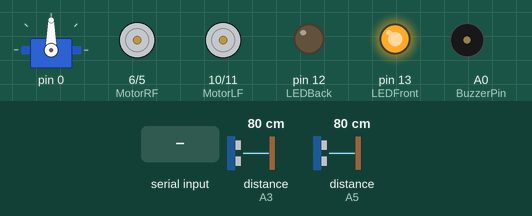
The sketch below on a simulated Arduino Uno, built with avr-gcc and run on an emulated ATmega328P. Parts: servo, motor-driver pin pairs drawn as motors (green arrow = first pin HIGH = forward, orange = second pin HIGH = backward, longer = more drive), output pins drawn as LEDs (lit = HIGH), buzzer (waves = sounding). Wiring (inferred from the names in the program): 2 × ultrasonic range finder: trigger A2, echo A3 / trigger A4, echo A5. Inputs (shaded band) come from the test bench; at power-on: distance to the obstacle (sensors on A3, A5) 80 cm. The echo pulse lasts 58.3 µs per cm; pins used as bus, display or sensor lines are not drawn.

Above: at 1.2 s.
1.3 s: distance to the obstacle (sensor on A3) set to 12 cm
2.8 s: distance to the obstacle (sensor on A3) set to 9 cm
4.3 s: "F" received over Serial
At 5.4 s:
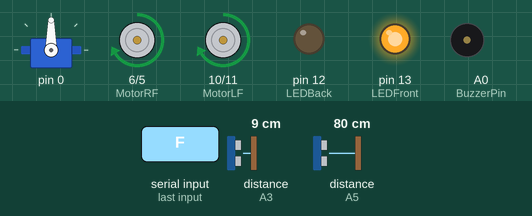
5.8 s: "B" received over Serial
At 6.6 s:
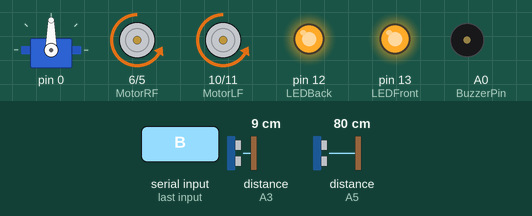
7.3 s: "R" received over Serial
At 7.8 s:
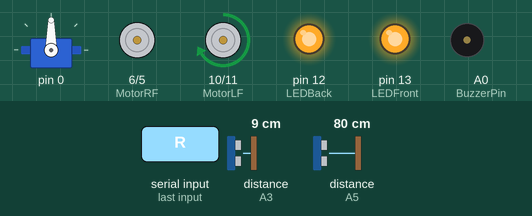
8.8 s: "L" received over Serial
At 10.2 s:
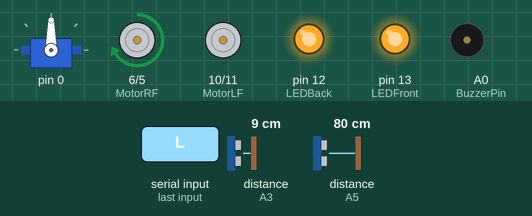
Timing chart, 0 to 11.3 s (numbered marks = the images above; inputs shaded):
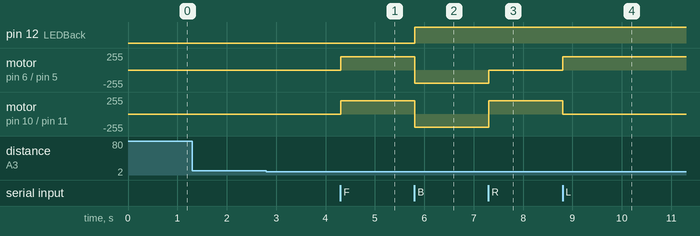

Measured:
- after the input at 1.3 s, every drawn part: stays the same
- after the input at 4.3 s, motor on pin 6 (MotorRF) / pin 5 (MotorRB), motor on pin 10 (MotorLF) / pin 11 (MotorLB): stopped → forward 200/255 at once
- after the input at 5.8 s, pin 12 (LEDBack): LOW → HIGH at once; motor on pin 6 (MotorRF) / pin 5 (MotorRB), motor on pin 10 (MotorLF) / pin 11 (MotorLB): forward 200/255 → backward 200/255 at once
- after the input at 7.3 s, motor on pin 6 (MotorRF) / pin 5 (MotorRB): backward 200/255 → stopped at once; motor on pin 10 (MotorLF) / pin 11 (MotorLB): backward 200/255 → forward 200/255 at once
- after the input at 8.8 s, motor on pin 6 (MotorRF) / pin 5 (MotorRB): stopped → forward 200/255 at once; motor on pin 10 (MotorLF) / pin 11 (MotorLB): forward 200/255 → stopped at once

The sketch:

RC_Car_Code.ino
```cpp
#include "Car.h"
#include "ServoRadar.h"
#include "Sensor.h"
#include "Engine_4Motors.h"
#include <Arduino.h>


const short SensorTriggerDistance=10; //cm
//===Front Sensor
const int TriggerPinFront = A4;
const int EchoPinFront = A5;
const short ServoPinFront =A1;
Sensor* FrontSensor = new Sensor (TriggerPinFront,EchoPinFront, SensorTriggerDistance);
ServoRadar FrontRadar(ServoPinFront,FrontSensor);

//===Back Sensor
const short TriggerPinBack = A2;
const short EchoPinBack =A3;
Sensor* BackSensor = new Sensor(TriggerPinBack, EchoPinBack, SensorTriggerDistance);


//===Car
short MotorRF = 6;  // Right-Forward
short MotorRB =  5;  //Right -Bacward
short MotorLF = 10; // Left-Forward
short MotorLB = 11; // Left-Backward //good
short LEDFront = 13;
short LEDBack= 12;
IEngine* CarEngine = new Engine_4Motors(MotorRF,MotorRB,MotorLF,MotorLB);
Car RCCar(CarEngine,LEDFront,LEDBack);

const int BuzzerPin = A0;


void setup()
{
  Serial.begin(9600);
  pinMode(BuzzerPin,OUTPUT);

  pinMode(LEDFront,OUTPUT);
  pinMode(LEDBack,OUTPUT);

  digitalWrite(LEDFront,HIGH);
  digitalWrite(LEDBack,LOW);
  digitalWrite (BuzzerPin,HIGH);
}

void loop()
{

  RCCar.Run();

  if (FrontRadar.CheckForObstacle())
  {
    tone(BuzzerPin,0,3);
    noTone(BuzzerPin);

  }
  else if (BackSensor->DoScan())
  {
    tone(BuzzerPin,10000,3);
    noTone(BuzzerPin);
  }
  else
  {
     digitalWrite(BuzzerPin,HIGH); // Turn off Buzzer
  }


}
```

Car.cpp
```cpp
#include "Car.h"
#include "IEngine.h"
#include "Arduino.h"

Car::Car(IEngine* CarEngine_, short LEDFront_, short LEDBack_)
: CarEngine(CarEngine_), LEDFront(LEDFront_),LEDBack(LEDBack_)
{

  Serial.begin(9600);
  pinMode(LEDFront, OUTPUT);//
  pinMode(LEDBack, OUTPUT); //
}

char Car::GetCommand()
{
   return command;
}
void Car::Run()
{
  if (Serial.available() > 0)
  {
    command = Serial.read();

    switch (command)
    {
      case 'F': //Forward
        CarEngine->RunForward();
         digitalWrite(LEDBack, LOW); // Turn off Back lights
        break;
      case 'B': //Backward
         CarEngine->RunBackward();
         digitalWrite(LEDBack, HIGH); // Turn on Back lights
        break;
      case 'R': //Right
         CarEngine->RunRight();
        break;
      case 'L': //Left
         CarEngine->RunLeft();
        break;
      case 'H': //Forward -Right
         CarEngine->RunForwardRight();
        break;
      case 'G': //Forward -left
         CarEngine->RunForwardLeft();
        break;
      case 'J': //Backward -Right
         CarEngine->RunBackwardRight();
        break;
      case 'I': //Backward -Left
         CarEngine->RunBackwardLeft();
         digitalWrite(LEDBack, HIGH);
        break;
      case 'S':
        CarEngine->Stop();
        break;

      case'U': digitalWrite(LEDFront, HIGH); break;
      case'u': digitalWrite(LEDFront,LOW); break;

    }
  }


}
Car::~Car()
{
  delete CarEngine;
}
```

Car.h
```cpp
#pragma once
class IEngine ;

class Car
{
  private:
  short LEDFront;
  short LEDBack;
  IEngine* CarEngine;

  short SpeedFull =200;
  short SpeedOnTurn = SpeedFull/4;

  char command = 'S';
  public:
  Car (IEngine* CarEngine_, short LEDFront_, short LEDBack_);
  void Run();
  char GetCommand();
  ~Car();
};
```

Engine_4Motors.cpp
```cpp
#include "Engine_4Motors.h"
#include "Arduino.h"

Engine_4Motors::Engine_4Motors(short MotorRF_, short MotorRB_, short MotorLF_, short MotorLB_):
 MotorRF(MotorRF_),MotorRB(MotorRB_), MotorLF(MotorLF_), MotorLB(MotorLB_)
{
  pinMode(MotorRF, OUTPUT); //
  pinMode(MotorRB, OUTPUT); //
  pinMode(MotorLF, OUTPUT); //
  pinMode(MotorLB, OUTPUT);
}
void Engine_4Motors::RunForward()
{
  analogWrite(MotorLF, SpeedFull);
  analogWrite(MotorLB, 0);
  analogWrite(MotorRF, SpeedFull);
  analogWrite(MotorRB, 0);
}
void Engine_4Motors::RunBackward()
{
  analogWrite(MotorLF, 0);
  analogWrite(MotorLB, SpeedFull);
  analogWrite(MotorRF, 0);
  analogWrite(MotorRB, SpeedFull);
}
void Engine_4Motors::RunLeft()
{
  analogWrite(MotorLF, 0);
  analogWrite(MotorLB, 0);
  analogWrite(MotorRF, SpeedFull);
  analogWrite(MotorRB, 0);
}
void Engine_4Motors::RunRight()
{
  analogWrite(MotorLF, SpeedFull);
  analogWrite(MotorLB, 0);
  analogWrite(MotorRF, 0);
  analogWrite(MotorRB, 0);
}
void Engine_4Motors::RunForwardRight()
{
  analogWrite(MotorLF, SpeedFull);
  analogWrite(MotorLB, 0);
  analogWrite(MotorRF, SpeedOnTurn);
  analogWrite(MotorRB, 0);
}
void Engine_4Motors::RunForwardLeft()
{
  analogWrite(MotorLF, SpeedOnTurn);
  analogWrite(MotorLB, 0);
  analogWrite(MotorRF, SpeedFull);
  analogWrite(MotorRB, 0);
}
void Engine_4Motors::RunBackwardRight()
{
  analogWrite(MotorLF, 0);
  analogWrite(MotorLB, SpeedFull);
  analogWrite(MotorRF, 0);
  analogWrite(MotorRB, SpeedOnTurn);
}
void Engine_4Motors::RunBackwardLeft()
{
  analogWrite(MotorLF, 0);
  analogWrite(MotorLB, SpeedOnTurn);
  analogWrite(MotorRF, 0);
  analogWrite(MotorRB, SpeedFull);
}
void Engine_4Motors::Stop()
{
  analogWrite(MotorLF, 0);
  analogWrite(MotorLB, 0);
  analogWrite(MotorRF, 0);
  analogWrite(MotorRB, 0);
}
```

Engine_4Motors.h
```cpp
#pragma once
#include "IEngine.h"
class Engine_4Motors: public IEngine
{
  private:
    short MotorRB;
    short MotorRF;
    short MotorLF;
    short MotorLB;

    short SpeedFull =200;
    short SpeedOnTurn = SpeedFull/4;
  public:

  Engine_4Motors(short MotorRF_, short MotorRB_, short MotorLF_, short MotorLB_);
  virtual void RunForward() override;
  virtual void RunBackward() override;
  virtual void RunLeft() override;
  virtual void RunRight() override;
  virtual void RunForwardRight() override;
  virtual void RunForwardLeft() override;
  virtual void RunBackwardRight() override ;
  virtual void RunBackwardLeft() override ;
  virtual void Stop();
};
```

IEngine.h
```cpp
#pragma once
class IEngine
{
  public:
  virtual void RunForward()=0;
  virtual void RunBackward()=0;
  virtual void RunLeft()=0;
  virtual void RunRight()=0;
  virtual void RunForwardRight()=0;
  virtual void RunForwardLeft()=0;
  virtual void RunBackwardRight()=0;
  virtual void RunBackwardLeft()=0;
  virtual void Stop()=0;
};
```

Sensor.cpp
```cpp
#include "Sensor.h"
#include "Arduino.h"

  Sensor::Sensor(short TriggerPin_, short EchoPin_, float TriggerDistance_)
    :TriggerPin(TriggerPin_), EchoPin(EchoPin_), TriggerDistance(TriggerDistance_)
  {
      pinMode(TriggerPin,OUTPUT);
      pinMode(EchoPin, INPUT);
  }
  bool Sensor::DoScan()
  {
    int Distance = 0;
    float Duration =0;
    digitalWrite(TriggerPin, LOW);


    digitalWrite(TriggerPin, HIGH);

    digitalWrite(TriggerPin, LOW);

    Duration = pulseIn(EchoPin, HIGH,3000);
    if (Duration == 0) {
        return false;  // No object detected
    }

    Distance = Duration * 0.034 / 2;


    return Distance <TriggerDistance;

  }
```

Sensor.h
```cpp
class Sensor
{
  private:
    const short TriggerPin;
    const short EchoPin;
    const float TriggerDistance; //cm
  public:
    Sensor(short TriggerPin_, short EchoPin_, float TriggerDistance_);
    bool DoScan();

};
```

ServoRadar.cpp
```cpp
#include "ServoRadar.h"
#include "Sensor.h"
#include <Servo.h>

ServoRadar::ServoRadar(short ServoPin_,  Sensor* AttachedSensor): ServoPin(ServoPin),MySensor(AttachedSensor)
{
   MyServo = new Servo;
   MyServo->attach(ServoPin);
   Itterator =0;
}
//TODO:
void ServoRadar::Itterate()
{
  if (Itterator < 180&& GoRight)
  {
    Itterator++;
  }
  if (Itterator >= 180)
  {
    Itterator--;
    GoRight =false;
  }
  if (Itterator <= 0)
  {
    Itterator++;
    GoRight = true;
  }
}

bool ServoRadar::CheckForObstacle()
{

  return MySensor->DoScan();

}

void ServoRadar::TurnServo(short Degrees_)
{

  MyServo->write(Degrees_);
}

ServoRadar::~ServoRadar()
{
  delete MySensor;
  delete MyServo;
}
```

ServoRadar.h
```cpp
class Servo;
class Sensor;

class ServoRadar
{
  private:
  const Sensor* MySensor;

  const short ServoPin;
  Servo* MyServo;
  short Itterator;
  bool GoRight;


  public:
  ServoRadar(short ServoPin_,  Sensor* AttachedSensor);
  ~ServoRadar();
  bool CheckForObstacle();
  void Itterate();
  void TurnServo(short Degrees_);
};
```
